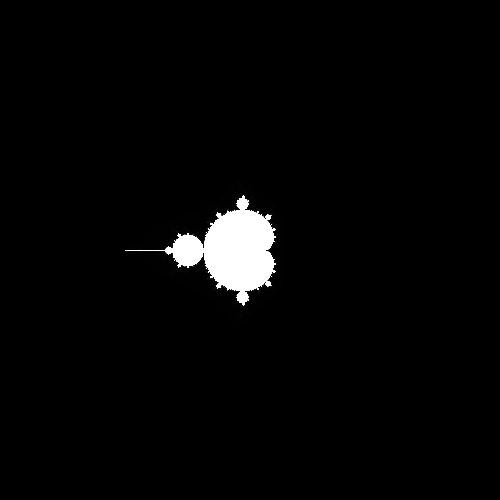

The Python source for this figure:
import argparse
import threading
from PIL import Image
import time
import logging
import psutil
from tabulate import tabulate

def iteration_to_color(i, max_iter):
    gray = int(255 * i / max_iter)
    return (gray, gray, gray)

def iterations_at_point(x, y, max_iter):
    x0, y0 = x, y
    iter = 0
    while (x*x + y*y <= 4) and (iter < max_iter):
        xt = x*x - y*y + x0
        yt = 2*x*y + y0
        x, y = xt, yt
        iter += 1
    return iter

def compute_image(args):
    img, xmin, xmax, ymin, ymax, max_iter, start_row, end_row, summary = args
    start = time.time()
    width, height = img.size
    for j in range(start_row, end_row):
        for i in range(width):
            x = xmin + i * (xmax - xmin) / width
            y = ymin + j * (ymax - ymin) / height
            iters = iterations_at_point(x, y, max_iter)
            color = iteration_to_color(iters, max_iter)
            img.putpixel((i, j), color)
    elapsed = time.time() - start
    summary.append({'Fractal': f'Rows {start_row}-{end_row-1}', 'Time (s)': f'{elapsed:.3f}', 'Status': 'Completed'})

def main():
    logging.basicConfig(level=logging.INFO, format='%(asctime)s %(levelname)s: %(message)s')
    parser = argparse.ArgumentParser(description='Generate Mandelbrot set image (sequential).')
    parser.add_argument('-m', type=int, default=1000, help='Max iterations per point')
    parser.add_argument('-x', type=float, default=0, help='X center')
    parser.add_argument('-y', type=float, default=0, help='Y center')
    parser.add_argument('-s', type=float, default=4, help='Scale')
    parser.add_argument('-W', type=int, default=800, help='Image width')
    parser.add_argument('-H', type=int, default=600, help='Image height')
    parser.add_argument('-o', type=str, default='mandel.png', help='Output file')
    args = parser.parse_args()

    logging.info('Program started.')
    img = Image.new('RGB', (args.W, args.H))
    summary = []
    start_time = time.time()
    error_occurred = False
    try:
        compute_image((img, args.x - args.s, args.x + args.s, args.y - args.s, args.y + args.s, args.m, 0, args.H, summary))
        img.save(args.o)
        logging.info(f'Saved image to {args.o}')
    except Exception as e:
        error_occurred = True
        logging.error(f'Error occurred: {e}')
    elapsed = time.time() - start_time
    print('\nSummary:')
    print(tabulate(summary, headers='keys', tablefmt='grid'))
    mem = psutil.virtual_memory()
    cpu = psutil.cpu_percent(interval=1)
    print(f'\nSystem Memory: {mem.percent}% used, {mem.available // (1024*1024)} MB available')
    print(f'CPU Usage: {cpu}%')
    if error_occurred:
        logging.info(f'Program completed with errors. Total execution time: {elapsed:.3f} seconds')
    else:
        logging.info(f'Program completed successfully. Total execution time: {elapsed:.3f} seconds')

if __name__ == "__main__":
    main()
